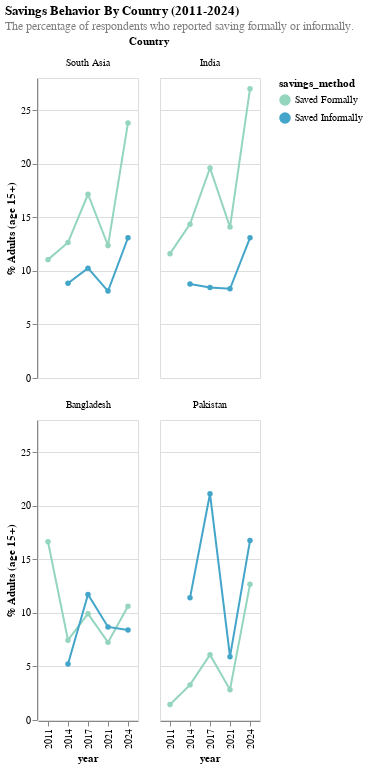

Source (notebook cell):
### Code cell
def savings_behavior_by_country(df): 
    savings_chart = alt.Chart(df).mark_line(point = True).encode(
        x = 'year:N',
        y = alt.Y('savings_per:Q', title = '% Adults (age 15+)'),
        color = alt.Color('savings_method').scale(scheme = 'greenblue'),  
        #column = alt.Column('countrynewwb', title = 'Country', sort = south_asia_countries)
    
    ).properties(
        title = alt.TitleParams(
            text = 'Savings Behavior By Country (2011-2024)',
            subtitle = 'The percentage of respondents who reported saving formally or informally.',
            subtitleColor = 'gray',
            subtitleFontSize=12, 
            align = 'left')).configure_title(
            anchor='start')
    return savings_chart

savings_behavior_by_country(savings_behavior_df(filter_south_asia(process_data(), False))).save('../milestones/static-draft-images/savings_behavior_by_country_new.svg', 
                                                             ppi=200)
savings_behavior_by_country(savings_behavior_df(filter_south_asia(process_data(), False))).save('../milestones/static-draft-images/savings_behavior_by_country_new.png', 
                                                             ppi=200)

### Figure 1 — Vega-Lite specification as saved in the notebook (floating-point values rounded to 4 significant figures)
{"config": {"view": {"continuousWidth": 300, "continuousHeight": 300}, "title": {"anchor": "start"}}, "data": {"name": "data-945913bac6c141549789e9028849db83"}, "facet": {"field": "countrynewwb", "sort": ["South Asia", "India", "Bangladesh", "Pakistan"], "title": "Country", "type": "nominal"}, "spec": {"mark": {"type": "line", "point": true}, "encoding": {"color": {"field": "savings_method", "scale": {"scheme": "greenblue"}, "type": "nominal"}, "x": {"field": "year", "type": "nominal"}, "y": {"field": "savings_per", "title": "% Adults (age 15+)", "type": "quantitative"}}}, "columns": 2, "title": {"text": "Savings Behavior By Country (2011-2024)", "align": "left", "subtitle": "The percentage of respondents who reported saving formally or informally.", "subtitleColor": "gray", "subtitleFontSize": 12}, "$schema": "https://vega.github.io/schema/vega-lite/v5.20.1.json", "datasets": {"data-945913bac6c141549789e9028849db83": [{"countrynewwb": "Bangladesh", "year": 2011, "group": "all", "group2": "all", "savings_method": "Saved Formally", "savings_per": 16.64, "clean_region_name": "Bangladesh"}, {"countrynewwb": "India", "year": 2011, "group": "all", "group2": "all", "savings_method": "Saved Formally", "savings_per": 11.6, "clean_region_name": "India"}, {"countrynewwb": "Pakistan", "year": 2011, "group": "all", "group2": "all", "savings_method": "Saved Formally", "savings_per": 1.441, "clean_region_name": "Pakistan"}, {"countrynewwb": "Bangladesh", "year": 2014, "group": "all", "group2": "all", "savings_method": "Saved Formally", "savings_per": 7.446, "clean_region_name": "Bangladesh"}, {"countrynewwb": "India", "year": 2014, "group": "all", "group2": "all", "savings_method": "Saved Formally", "savings_per": 14.36, "clean_region_name": "India"}, {"countrynewwb": "Pakistan", "year": 2014, "group": "all", "group2": "all", "savings_method": "Saved Formally", "savings_per": 3.278, "clean_region_name": "Pakistan"}, {"countrynewwb": "Bangladesh", "year": 2017, "group": "all", "group2": "all", "savings_method": "Saved Formally", "savings_per": 9.923, "clean_region_name": "Bangladesh"}, {"countrynewwb": "India", "year": 2017, "group": "all", "group2": "all", "savings_method": "Saved Formally", "savings_per": 19.6, "clean_region_name": "India"}, {"countrynewwb": "Pakistan", "year": 2017, "group": "all", "group2": "all", "savings_method": "Saved Formally", "savings_per": 6.096, "clean_region_name": "Pakistan"}, {"countrynewwb": "Bangladesh", "year": 2021, "group": "all", "group2": "all", "savings_method": "Saved Formally", "savings_per": 7.245, "clean_region_name": "Bangladesh"}, {"countrynewwb": "India", "year": 2021, "group": "all", "group2": "all", "savings_method": "Saved Formally", "savings_per": 14.09, "clean_region_name": "India"}, {"countrynewwb": "Pakistan", "year": 2021, "group": "all", "group2": "all", "savings_method": "Saved Formally", "savings_per": 2.825, "clean_region_name": "Pakistan"}, {"countrynewwb": "Bangladesh", "year": 2024, "group": "all", "group2": "all", "savings_method": "Saved Formally", "savings_per": 10.62, "clean_region_name": "Bangladesh"}, {"countrynewwb": "India", "year": 2024, "group": "all", "group2": "all", "savings_method": "Saved Formally", "savings_per": 26.99, "clean_region_name": "India"}, {"countrynewwb": "Pakistan", "year": 2024, "group": "all", "group2": "all", "savings_method": "Saved Formally", "savings_per": 12.66, "clean_region_name": "Pakistan"}, {"countrynewwb": "South Asia", "year": 2011, "group": "all", "group2": "all", "savings_method": "Saved Formally", "savings_per": 11.05, "clean_region_name": "South Asia"}, {"countrynewwb": "South Asia", "year": 2014, "group": "all", "group2": "all", "savings_method": "Saved Formally", "savings_per": 12.65, "clean_region_name": "South Asia"}, {"countrynewwb": "South Asia", "year": 2017, "group": "all", "group2": "all", "savings_method": "Saved Formally", "savings_per": 17.15, "clean_region_name": "South Asia"}, {"countrynewwb": "South Asia", "year": 2021, "group": "all", "group2": "all", "savings_method": "Saved Formally", "savings_per": 12.36, "clean_region_name": "South Asia"}, {"countrynewwb": "South Asia", "year": 2024, "group": "all", "group2": "all", "savings_method": "Saved Formally", "savings_per": 23.8, "clean_region_name": "South Asia"}, {"countrynewwb": "Bangladesh", "year": 2011, "group": "all", "group2": "all", "savings_method": "Saved Informally", "savings_per": null, "clean_region_name": "Bangladesh"}, {"countrynewwb": "India", "year": 2011, "group": "all", "group2": "all", "savings_method": "Saved Informally", "savings_per": null, "clean_region_name": "India"}, {"countrynewwb": "Pakistan", "year": 2011, "group": "all", "group2": "all", "savings_method": "Saved Informally", "savings_per": null, "clean_region_name": "Pakistan"}, {"countrynewwb": "Bangladesh", "year": 2014, "group": "all", "group2": "all", "savings_method": "Saved Informally", "savings_per": 5.227, "clean_region_name": "Bangladesh"}, {"countrynewwb": "India", "year": 2014, "group": "all", "group2": "all", "savings_method": "Saved Informally", "savings_per": 8.782, "clean_region_name": "India"}, {"countrynewwb": "Pakistan", "year": 2014, "group": "all", "group2": "all", "savings_method": "Saved Informally", "savings_per": 11.4, "clean_region_name": "Pakistan"}, {"countrynewwb": "Bangladesh", "year": 2017, "group": "all", "group2": "all", "savings_method": "Saved Informally", "savings_per": 11.71, "clean_region_name": "Bangladesh"}, {"countrynewwb": "India", "year": 2017, "group": "all", "group2": "all", "savings_method": "Saved Informally", "savings_per": 8.443, "clean_region_name": "India"}, {"countrynewwb": "Pakistan", "year": 2017, "group": "all", "group2": "all", "savings_method": "Saved Informally", "savings_per": 21.12, "clean_region_name": "Pakistan"}, {"countrynewwb": "Bangladesh", "year": 2021, "group": "all", "group2": "all", "savings_method": "Saved Informally", "savings_per": 8.688, "clean_region_name": "Bangladesh"}, {"countrynewwb": "India", "year": 2021, "group": "all", "group2": "all", "savings_method": "Saved Informally", "savings_per": 8.325, "clean_region_name": "India"}, {"countrynewwb": "Pakistan", "year": 2021, "group": "all", "group2": "all", "savings_method": "Saved Informally", "savings_per": 5.913, "clean_region_name": "Pakistan"}, {"countrynewwb": "Bangladesh", "year": 2024, "group": "all", "group2": "all", "savings_method": "Saved Informally", "savings_per": 8.4, "clean_region_name": "Bangladesh"}, {"countrynewwb": "India", "year": 2024, "group": "all", "group2": "all", "savings_method": "Saved Informally", "savings_per": 13.08, "clean_region_name": "India"}, {"countrynewwb": "Pakistan", "year": 2024, "group": "all", "group2": "all", "savings_method": "Saved Informally", "savings_per": 16.75, "clean_region_name": "Pakistan"}, {"countrynewwb": "South Asia", "year": 2011, "group": "all", "group2": "all", "savings_method": "Saved Informally", "savings_per": null, "clean_region_name": "South Asia"}, {"countrynewwb": "South Asia", "year": 2014, "group": "all", "group2": "all", "savings_method": "Saved Informally", "savings_per": 8.842, "clean_region_name": "South Asia"}, {"countrynewwb": "South Asia", "year": 2017, "group": "all", "group2": "all", "savings_method": "Saved Informally", "savings_per": 10.25, "clean_region_name": "South Asia"}, {"countrynewwb": "South Asia", "year": 2021, "group": "all", "group2": "all", "savings_method": "Saved Informally", "savings_per": 8.114, "clean_region_name": "South Asia"}, {"countrynewwb": "South Asia", "year": 2024, "group": "all", "group2": "all", "savings_method": "Saved Informally", "savings_per": 13.09, "clean_region_name": "South Asia"}]}}
